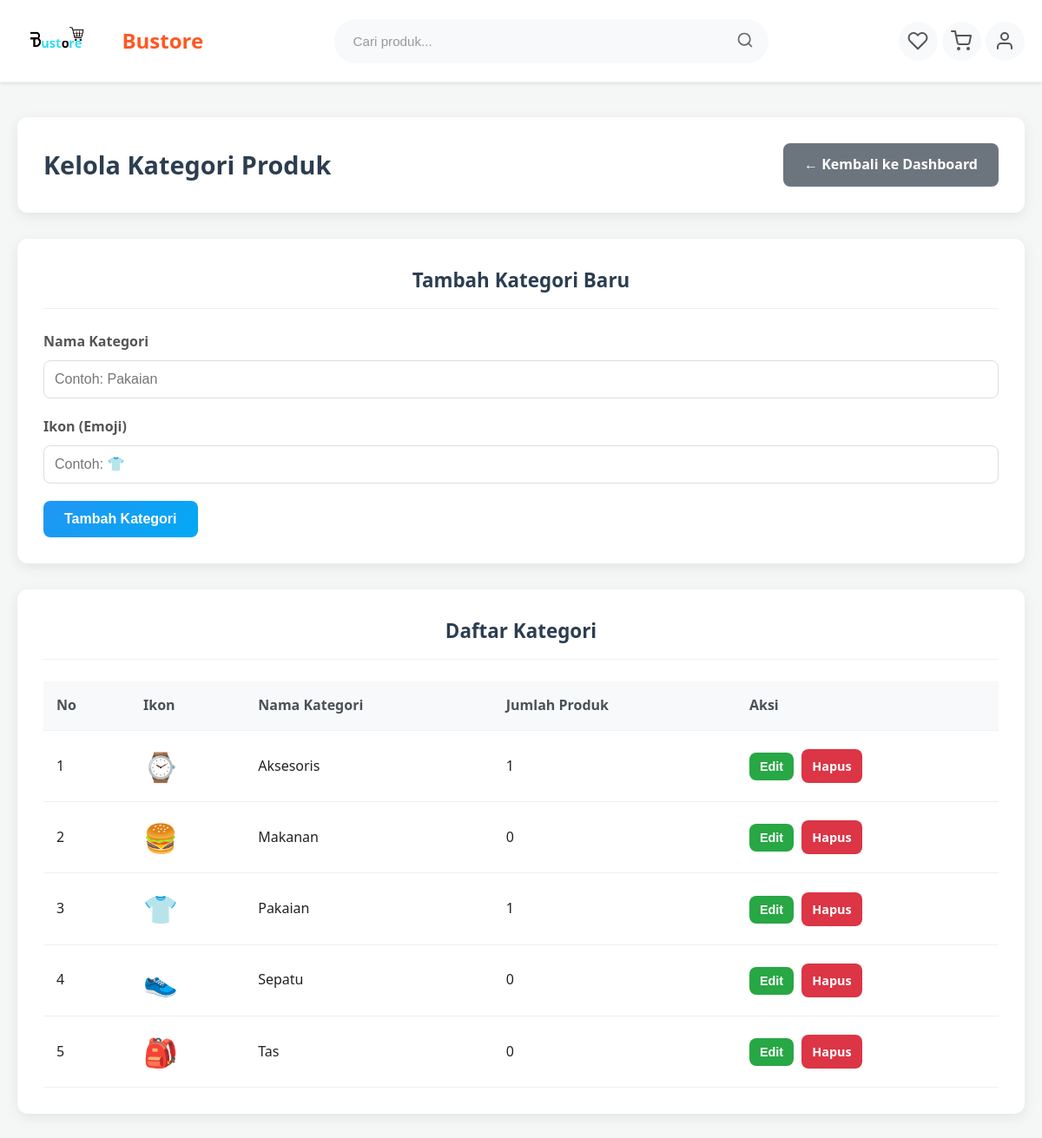
/petugas/categories.php (signed in), run on the app's committed database.
### tables this page shows
CREATE TABLE `categories` (
  `id` int(11) NOT NULL,
  `name` varchar(100) NOT NULL,
  `slug` varchar(100) NOT NULL,
  `icon` varchar(50) DEFAULT NULL
);

### petugas/categories.php (the view, shortened to what this page needs)
<?php
include '../config/database.php';
 $categories = mysqli_query($conn, "
    SELECT c.*, COUNT(p.id) as product_count
    FROM categories c
    LEFT JOIN products p ON c.id = p.category_id
    GROUP BY c.id
    ORDER BY c.name ASC
");
?>
<!DOCTYPE html>
<html lang="id">
<head>
    <link rel="stylesheet" href="../assets/css/style.css">
</head>
<body>
    <?php include '../partials/navbar.php'; ?>
    <div class="container">
        <div class="page-header">
            <h1>Kelola Kategori Produk</h1>
            <a href="dashboard.php" class="btn btn-secondary">← Kembali ke Dashboard</a>
        </div>
        <div class="card">
            <div class="card-header">
                <h2>Tambah Kategori Baru</h2>
            </div>
            <form action="categories.php" method="POST">
                <div class="form-group">
                    <label for="name">Nama Kategori</label>
                    <input type="text" id="name" name="name" placeholder="Contoh: Pakaian" required>
                </div>
                <div class="form-group">
                    <label for="icon">Ikon (Emoji)</label>
                    <input type="text" id="icon" name="icon" placeholder="Contoh: 👕" maxlength="2" required>
                </div>
                <button type="submit" name="add_category" class="btn btn-primary">Tambah Kategori</button>
            </form>
        </div>
        <div class="card">
            <div class="card-header">
                <h2>Daftar Kategori</h2>
            </div>
            <table class="table">
                <thead>
                    <tr>
                        <th>No</th>
                        <th>Ikon</th>
                        <th>Nama Kategori</th>
                        <th>Jumlah Produk</th>
                        <th>Aksi</th>
                    </tr>
                </thead>
                <tbody>
                    <?php $no = 1; while ($category = mysqli_fetch_assoc($categories)): ?>
                    <tr>
                        <td><?= $no++ ?></td>
                        <td><span class="icon-preview"><?= $category['icon'] ?></span></td>
                        <td><?= htmlspecialchars($category['name']) ?></td>
                        <td><?= $category['product_count'] ?></td>
                        <td>
                            <button class="btn btn-edit" onclick="openEditModal('<?= $category['id'] ?>', '<?= htmlspecialchars($category['name']) ?>', '<?= $category['icon'] ?>')">Edit</button>
                            <a href="categories.php?delete=<?= $category['id'] ?>" class="btn btn-danger" onclick="return confirm('Apakah Anda yakin ingin menghapus kategori ini?')">Hapus</a>
                        </td>
                    </tr>
                    <?php endwhile; ?>
                </tbody>
            </table>
        </div>
    </div>
</body>
</html>

### assets/css/style.css (style rules this page uses)
* { margin: 0; padding: 0; box-sizing: border-box; }
body { font-family: 'Segoe UI', Tahoma, Geneva, Verdana, sans-serif; background-color: #f8f9fa; color: #212121; line-height: 1.6; }
.container { max-width: 1200px; margin: 0 auto; padding: 0 20px; }
h1, h2, h3, h4 { margin-bottom: 15px; font-weight: 600; }
h2 { font-size: 2rem; text-align: center; margin-bottom: 40px; color: #212121; }
.btn { display: inline-block; padding: 12px 24px; border-radius: 6px; text-decoration: none; font-weight: 600; cursor: pointer; transition: all 0.3s ease; border: none; font-size: 1rem; text-align: center; }
.btn-primary { background-color: #007bff; color: #fff; border: 1px solid #007bff; }
.btn-secondary { background-color: #6c757d; color: #fff; border: 1px solid #6c757d; }
.form-group { margin-bottom: 20px; }
.form-group label { display: block; margin-bottom: 8px; font-weight: 500; }
.form-group input, .form-group select, .form-group textarea { width: 100%; padding: 10px; border: 1px solid #ddd; border-radius: 4px; }

### petugas/categories.php (style rules this page uses)
body { font-family: 'Segoe UI', Tahoma, Geneva, Verdana, sans-serif; background-color: #f4f7f6; margin: 0; }
.container { max-width: 1200px; margin: 40px auto; padding: 0 20px; }
.page-header { background: white; padding: 30px; border-radius: 12px; box-shadow: 0 4px 15px rgba(0,0,0,0.08); margin-bottom: 30px; display: flex; justify-content: space-between; align-items: center; flex-wrap: wrap; gap: 20px; }
.page-header h1 { color: #2c3e50; margin: 0; font-size: 1.8rem; }
.card { background: white; border-radius: 12px; padding: 30px; box-shadow: 0 4px 15px rgba(0,0,0,0.08); margin-bottom: 30px; }
.card-header { border-bottom: 1px solid #f0f0f0; padding-bottom: 15px; margin-bottom: 25px; }
.card-header h2 { color: #2c3e50; margin: 0; font-size: 1.4rem; }
.form-group { margin-bottom: 20px; }
.form-group label { display: block; margin-bottom: 8px; font-weight: 600; color: #555; }
.form-group input { width: 100%; padding: 12px; border: 1px solid #ddd; border-radius: 8px; font-size: 1rem; box-sizing: border-box; }
.btn { padding: 12px 24px; border: none; border-radius: 8px; font-size: 1rem; font-weight: 600; cursor: pointer; text-decoration: none; display: inline-flex; align-items: center; gap: 8px; transition: all 0.2s ease; }
.btn-primary { background: linear-gradient(135deg, #2196F3, #03A9F4); color: white; }
.btn-secondary { background: #6c757d; color: white; }
.btn-danger { background: #dc3545; color: white; padding: 8px 12px; font-size: 0.9rem; }
.btn-edit { background: #28a745; color: white; padding: 8px 12px; font-size: 0.9rem; margin-right: 5px; }
.table { width: 100%; border-collapse: collapse; margin-top: 20px; }
.table th, .table td { padding: 15px; text-align: left; border-bottom: 1px solid #f0f0f0; }
.table th { background-color: #f8f9fa; font-weight: 600; color: #495057; }
.icon-preview { font-size: 2rem; }

### data on the page
categories: icon "⌚", name "Aksesoris", product_count "1"
categories: icon "🍔", name "Makanan", product_count "0"
categories: icon "👕", name "Pakaian", product_count "1"
categories: icon "👟", name "Sepatu", product_count "0"
categories: icon "🎒", name "Tas", product_count "0"
